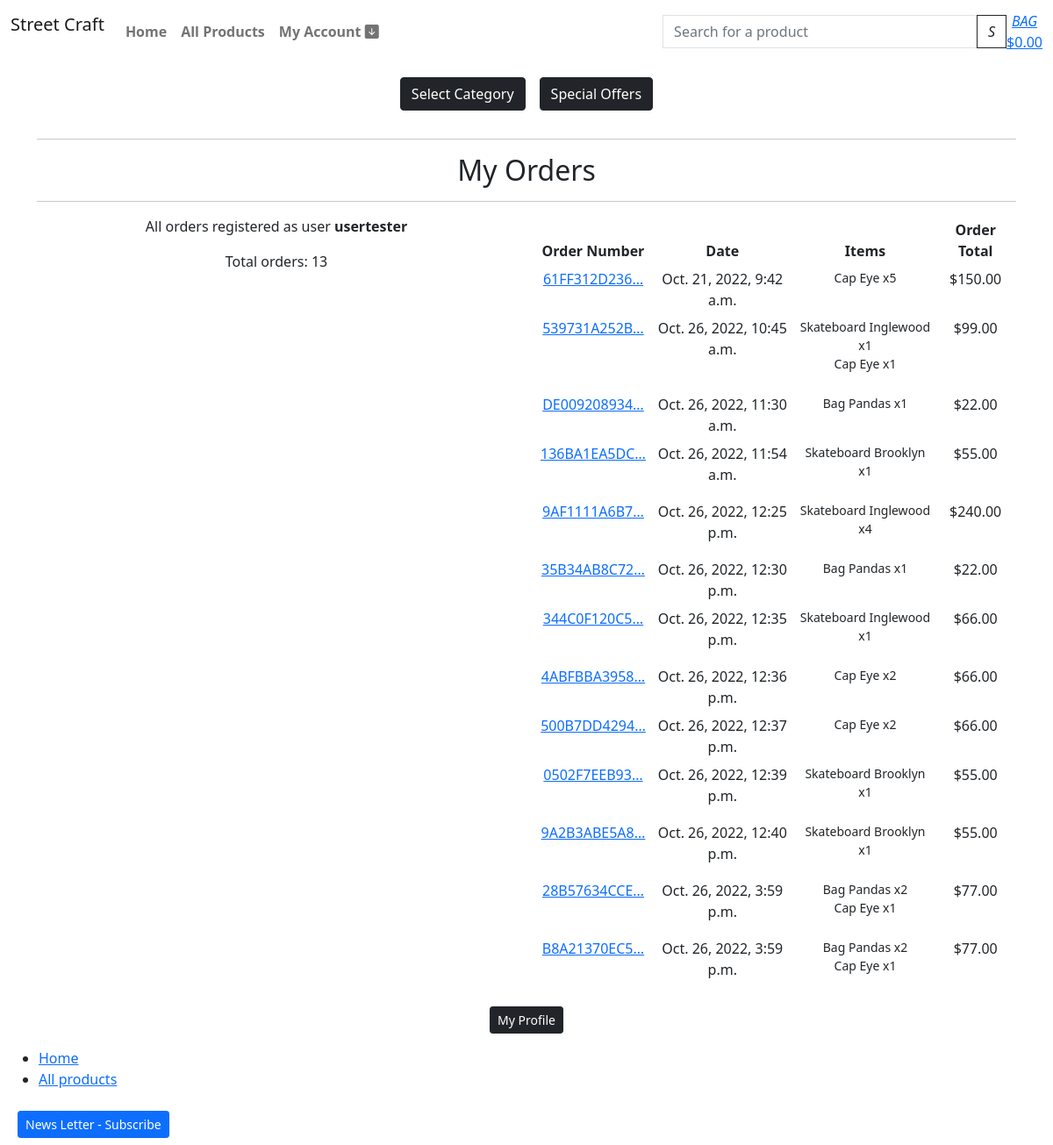
Page /profile/my-orders/ (signed in) on the committed database.
### checkout/models.py (models this page shows, shortened)
class Order(models.Model):
    order_number = models.CharField(max_length=32, null=False, editable=False)
    user_profile = models.ForeignKey(UserProfile, on_delete=models.SET_NULL,
                                     null=True, blank=True, related_name='orders')
    full_name = models.CharField(max_length=50, null=False, blank=False)
    email = models.EmailField(max_length=254, null=False, blank=False)
    phone_number = models.CharField(max_length=20, null=False, blank=False)
    country = CountryField(blank_label='Country *', null=False, blank=False)
    postcode = models.CharField(max_length=20, null=True, blank=True)
    town_or_city = models.CharField(max_length=40, null=False, blank=False)
    street_address1 = models.CharField(max_length=80, null=False, blank=False)
    street_address2 = models.CharField(max_length=80, null=True, blank=True)
    county = models.CharField(max_length=80, null=True, blank=True)
    date = models.DateTimeField(auto_now_add=True)
    delivery_cost = models.DecimalField(max_digits=6, decimal_places=2, null=False, default=0)
    order_total = models.DecimalField(max_digits=10, decimal_places=2, null=False, default=0)
    grand_total = models.DecimalField(max_digits=10, decimal_places=2, null=False, default=0)
    original_bag = models.TextField(null=False, blank=False, default='')
    stripe_pid = models.CharField(max_length=254, null=False, blank=False, default='')
    STATUS_A = 'Payment Approved'
    STATUS_ONE = 'Order sent to separation'
    STATUS_TWO = 'Order picked'
    STATUS_THREE = 'Order packed'
    STATUS_FOUR = 'Order shipped'
    STATUS_FIVE = 'Order delivered'
    ORDER_STATUS = [
        (STATUS_A, 'Payment Approved'),
        (STATUS_ONE, 'Order sent to separation'),
        (STATUS_TWO, 'Order picked'),
        (STATUS_THREE, 'Order packed'),
        (STATUS_FOUR, 'Order shipped'),
        (STATUS_FIVE, 'Order delivered')
        ]
    status = models.CharField(
        max_length=25,
        choices=ORDER_STATUS,
        blank=False, default=STATUS_A
        )

class OrderLineItem(models.Model):
    order = models.ForeignKey(Order, null=False, blank=False, on_delete=models.CASCADE, related_name='lineitems')
    product = models.ForeignKey(Product, null=False, blank=False, on_delete=models.CASCADE)
    quantity = models.IntegerField(null=False, blank=False, default=0)
    lineitem_total = models.DecimalField(max_digits=6, decimal_places=2, null=False, blank=False, editable=False)

### products/models.py (models this page shows, shortened)
class Product(models.Model):
    sku = models.SmallAutoField(primary_key=True)
    name = models.CharField(max_length=150, unique=True)
    release_date = models.DateTimeField(auto_now_add=True)
    category = models.ForeignKey('Category', null=True, blank=True, on_delete=models.SET_NULL)
    description = models.TextField()
    price = models.DecimalField(max_digits=6, decimal_places=2)
    offer_active = models.BooleanField(default=False)
    offer = models.ForeignKey(Offer, null=True, blank=True, on_delete=models.SET_NULL)
    product_image = models.ImageField(null=True, blank=True)
    product_image_url = models.URLField(max_length=1024, null=True, blank=True)
    slug = models.SlugField(max_length=254, null=True, blank=True, unique=True)
    class Meta:
        ordering = ['-release_date']

### profiles/views.py (the view)
# urls.py: path('my-orders/', views.orders_list, name='orders_list'),
@login_required
def orders_list(request):
    profile = get_object_or_404(UserProfile, user=request.user)
    orders = profile.orders.all()
    total_orders_list = orders.count()
    context = {
        'orders': orders,
        'total_orders_list': total_orders_list
    }
    return render(request, 'profiles/orders_list.html', context)

### shopbag/contexts.py (called while the page is built, shortened)
def bag_contents(request):
    bag_items = []
    total = 0
    product_count = 0
    bag = request.session.get('bag', {})
    if total < settings.FREE_DELIVERY_THRESHOLD:
        delivery = total * Decimal(settings.STANDARD_DELIVERY_PERCENTAGE / 100)
        free_delivery_delta = settings.FREE_DELIVERY_THRESHOLD - total
    else:
        delivery = 0
        free_delivery_delta = 0
    grand_total = delivery + total
    context = {
        'bag_items': bag_items,
        'total': total,
        'product_count': product_count,
        'delivery': delivery,
        'free_delivery_delta': free_delivery_delta,
        'free_delivery_threshold': settings.FREE_DELIVERY_THRESHOLD,
        'grand_total': grand_total,
    }
    return context

### templates/profiles/orders_list.html
{% extends "base.html" %}
{% load i18n %}
{% block content %}
<div class="container text-center">
    <hr>
    <h2 class="m-2">My Orders</h2>
    <hr>
</div>
{% load account %}
<div class="container text-center">
    <div class="row">
        {% if orders %}
        <div class="col-12 col-lg-6">
            <p>All orders registered as user <strong>{% user_display user %}</strong></p>
            <p>Total orders: {{ total_orders_list }}</p>
        </div>
        <div class="col-12 col-lg-6 table-responsive">
            <table class="table table-sm table-borderless">
                <thead>
                    <tr>
                        <th>Order Number</th>
                        <th>Date</th>
                        <th>Items</th>
                        <th>Order Total</th>
                    </tr>
                </thead>
                <tbody>
                    {% for order in orders %}
                        <tr>
                            <td>
                                <a href="{% url 'order_details' order.order_number %}"
                                title="{{ order.order_number }}">
                                    {{ order.order_number|truncatechars:12 }}
                                </a>
                            </td>
                            <td>{{ order.date }}</td>
                            <td>
                                <ul class="list-unstyled">
                                    {% for item in order.lineitems.all %}
                                        <li class="small">
                                            {{ item.product.name }} x{{ item.quantity }}
                                        </li>
                                    {% endfor %}
                                </ul>
                            </td>
                            <td>${{ order.grand_total }}</td>
                        </tr>
                    {% endfor %}
                </tbody>
            </table>
        </div>
        {% else %}
        <div class="container text-center">
            <p>We have not identified any orders finalized with the user </p>
            <a class="btn btn-sm btn-dark" href="{% url 'products' %}">Back to Shop</a>
        </div>
        {% endif %}
        <div class="container text-center">
            <a class="btn btn-sm btn-dark" href="{% url 'profile' %}">My Profile</a>
        </div>
    </div>
</div>
{%endblock%}

### rows in the picture
Order: order_number "61FF312D236…", date "Oct. 21, 2022, 9:42 a.m.", grand_total "150.00"
OrderLineItem: product.name "Cap Eye", quantity "5"
Order: order_number "539731A252B…", date "Oct. 26, 2022, 10:45 a.m.", grand_total "99.00"
OrderLineItem: product.name "Skateboard Inglewood", quantity "1"
OrderLineItem: product.name "Cap Eye", quantity "1"
Order: order_number "DE009208934…", date "Oct. 26, 2022, 11:30 a.m.", grand_total "22.00"
OrderLineItem: product.name "Bag Pandas", quantity "1"
Order: order_number "136BA1EA5DC…", date "Oct. 26, 2022, 11:54 a.m.", grand_total "55.00"
OrderLineItem: product.name "Skateboard Brooklyn", quantity "1"
Order: order_number "9AF1111A6B7…", date "Oct. 26, 2022, 12:25 p.m.", grand_total "240.00"
OrderLineItem: product.name "Skateboard Inglewood", quantity "4"
Order: order_number "35B34AB8C72…", date "Oct. 26, 2022, 12:30 p.m.", grand_total "22.00"
OrderLineItem: product.name "Bag Pandas", quantity "1"
Order: order_number "344C0F120C5…", date "Oct. 26, 2022, 12:35 p.m.", grand_total "66.00"
OrderLineItem: product.name "Skateboard Inglewood", quantity "1"
Order: order_number "4ABFBBA3958…", date "Oct. 26, 2022, 12:36 p.m.", grand_total "66.00"
OrderLineItem: product.name "Cap Eye", quantity "2"
Order: order_number "500B7DD4294…", date "Oct. 26, 2022, 12:37 p.m.", grand_total "66.00"
OrderLineItem: product.name "Cap Eye", quantity "2"
Order: order_number "0502F7EEB93…", date "Oct. 26, 2022, 12:39 p.m.", grand_total "55.00"
OrderLineItem: product.name "Skateboard Brooklyn", quantity "1"
Order: order_number "9A2B3ABE5A8…", date "Oct. 26, 2022, 12:40 p.m.", grand_total "55.00"
OrderLineItem: product.name "Skateboard Brooklyn", quantity "1"
Order: order_number "28B57634CCE…", date "Oct. 26, 2022, 3:59 p.m.", grand_total "77.00"
OrderLineItem: product.name "Bag Pandas", quantity "2"
OrderLineItem: product.name "Cap Eye", quantity "1"
Order: order_number "B8A21370EC5…", date "Oct. 26, 2022, 3:59 p.m.", grand_total "77.00"
OrderLineItem: product.name "Bag Pandas", quantity "2"
OrderLineItem: product.name "Cap Eye", quantity "1"

### other values in the picture
{{ total_orders_list }} "13"
